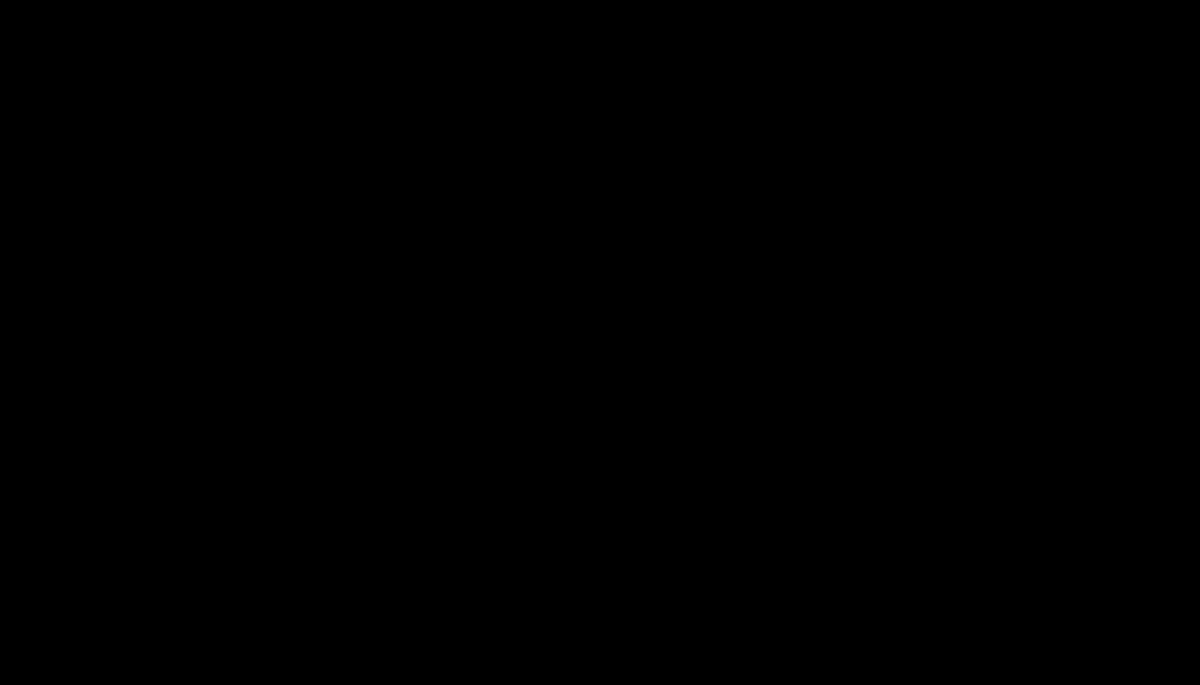
Frame 1 (no input)
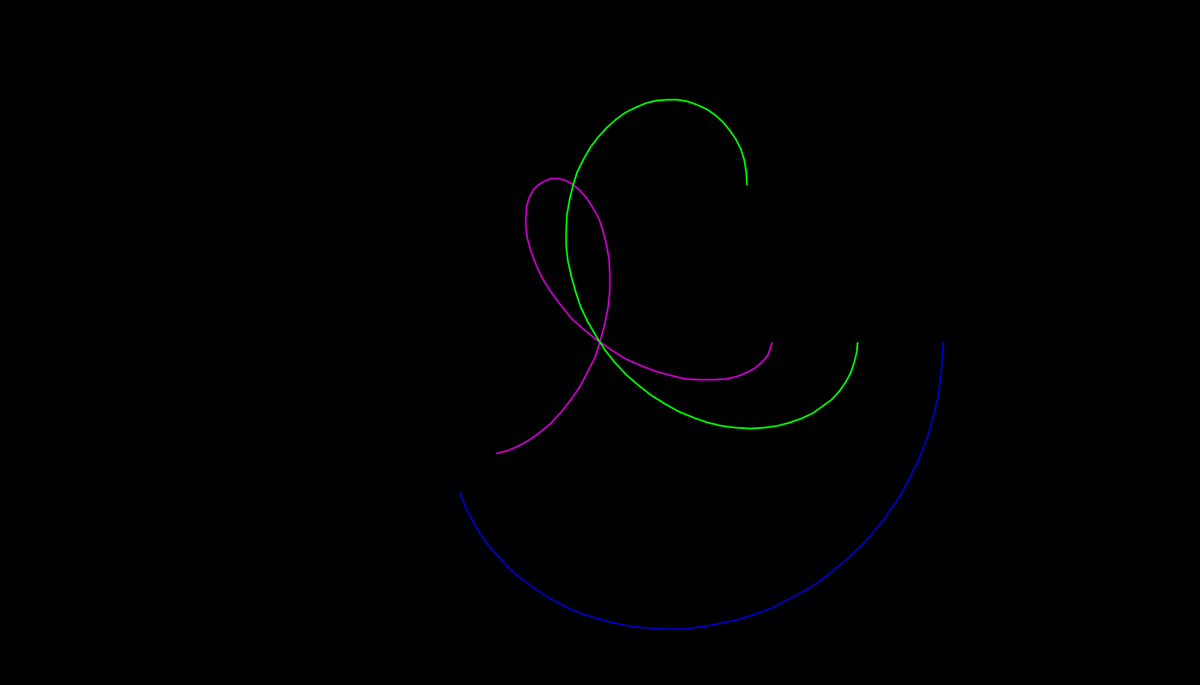
Frame 60 (the mouse pressed at the canvas centre just before this capture)
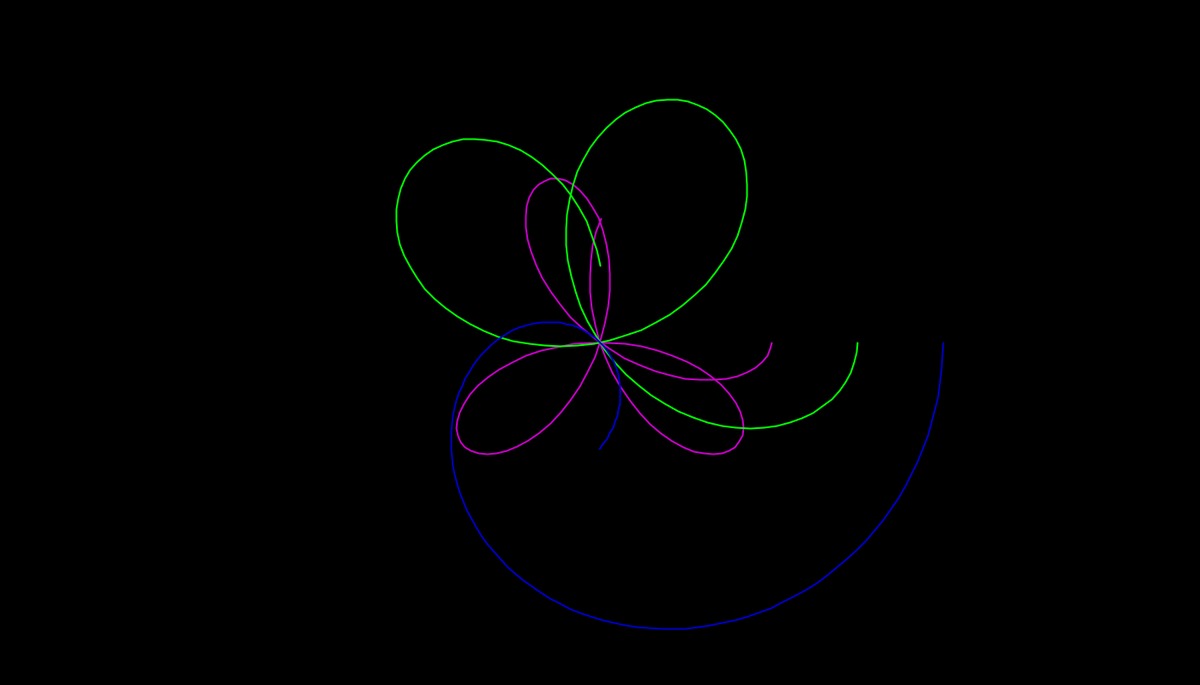
Frame 120 (the mouse held since frame 60 and released just before this capture)

The Processing sketch that drew these frames (run headless with seeded random() and noise(); from frame 60 on, the mouse is pressed at the canvas centre):

// Processing sketch: RosePattern
// ── RosePattern.pde
float k1=5/2.0;
float a1=0;
ArrayList<PVector> flower1;

float k2=8.0/5;
float a2=0;
ArrayList<PVector> flower2;

float k3=2.0/5;
float a3=0;
ArrayList<PVector> flower3;

void setup() {
  size(1400,800);
  //fullScreen();
  println(5.0/8);
  flower1=new ArrayList<PVector>();
  flower2=new ArrayList<PVector>();
  flower3=new ArrayList<PVector>();
  //colorMode(HSB);
} 

void draw() {
  background(0);
  beginShape();
  noFill();
  stroke(200,0,200);
  strokeWeight(2);
  noFill();
  for(PVector vec:flower1) {
    vertex(vec.x,vec.y);
  } 
  endShape();
  stroke(0,255,0);
  strokeWeight(2);
  beginShape();
  for(PVector vec:flower2) {
    vertex(vec.x,vec.y);
  } 
  endShape();
  stroke(0,0,200);
  strokeWeight(2);
  beginShape();
  for(PVector vec:flower3) {
    vertex(vec.x,vec.y);
  } 
  endShape();
  
  float r1=200*cos(k1*a1);
  float x1=width/2+r1*cos(a1);
  float y1=height/2+r1*sin(a1);
  flower1.add(new PVector(x1,y1));
  a1+=0.04;
  
  float r2=300*cos(k2*a2);
  float x2=width/2+r2*cos(a2);
  float y2=height/2+r2*sin(a2);
  flower2.add(new PVector(x2,y2));
  a2+=0.04;
  
  float r3=400*cos(k3*a3);
  float x3=width/2+r3*cos(a3);
  float y3=height/2+r3*sin(a3);
  flower3.add(new PVector(x3,y3));
  a3+=0.04;
  
} 
